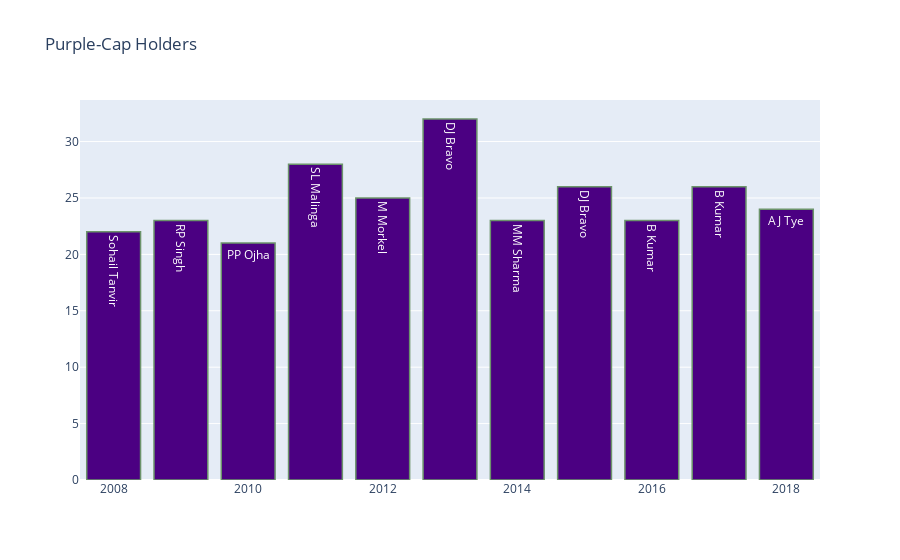

The notebook cell saved with this chart:
### Markdown cell above
### Purple Caps Each Season (Maximum Wickets By Bowler per Season)

### Code cell
dismissal_kinds = ["bowled", "caught", "lbw", "stumped", "caught and bowled", "hit wicket"]  
#since run-out is not creditted to the bowler
purple=df_deliveries[df_deliveries["dismissal_kind"].isin(dismissal_kinds)]
purple=purple.merge(df_matches,left_on='match_id',right_on='id',how='outer')
purple=purple.groupby(['season','bowler'])['dismissal_kind'].count().reset_index()
purple=purple.sort_values('dismissal_kind',ascending=False)
purple=purple.drop_duplicates('season',keep='first').sort_values(by='season')
purple.rename({'dismissal_kind':'count_wickets'},axis=1,inplace=True)

trace1 = go.Bar(
    x=purple['season'].values,
    y=purple['count_wickets'].values,
    name='Total Matches',
    text=purple['bowler'].values,
    marker=dict(
        color='rgb(75,0,130)',
        line=dict(
            color='rgb(108,148,107)',
            width=1.5,
        )
    ),
    opacity=1
)


layout = go.Layout(
    title='Purple-Cap Holders',
)
data=[trace1]
fig = go.Figure(data=data, layout=layout)
py.iplot(fig, filename='stacked-bar')

### Figure 1 — Plotly figure (JSON) as saved in the notebook; plotly's stock layout.template omitted (floating-point values rounded to 4 significant figures)
{"data": [{"marker": {"color": "rgb(75,0,130)", "line": {"color": "rgb(108,148,107)", "width": 1.5}}, "name": "Total Matches", "opacity": 1, "text": ["Sohail Tanvir", "RP Singh", "PP Ojha", "SL Malinga", "M Morkel", "DJ Bravo", "MM Sharma", "DJ Bravo", "B Kumar", "B Kumar", "AJ Tye"], "type": "bar", "x": [2008, 2009, 2010, 2011, 2012, 2013, 2014, 2015, 2016, 2017, 2018], "y": [22, 23, 21, 28, 25, 32, 23, 26, 23, 26, 24]}], "layout": {"title": {"text": "Purple-Cap Holders"}}}
